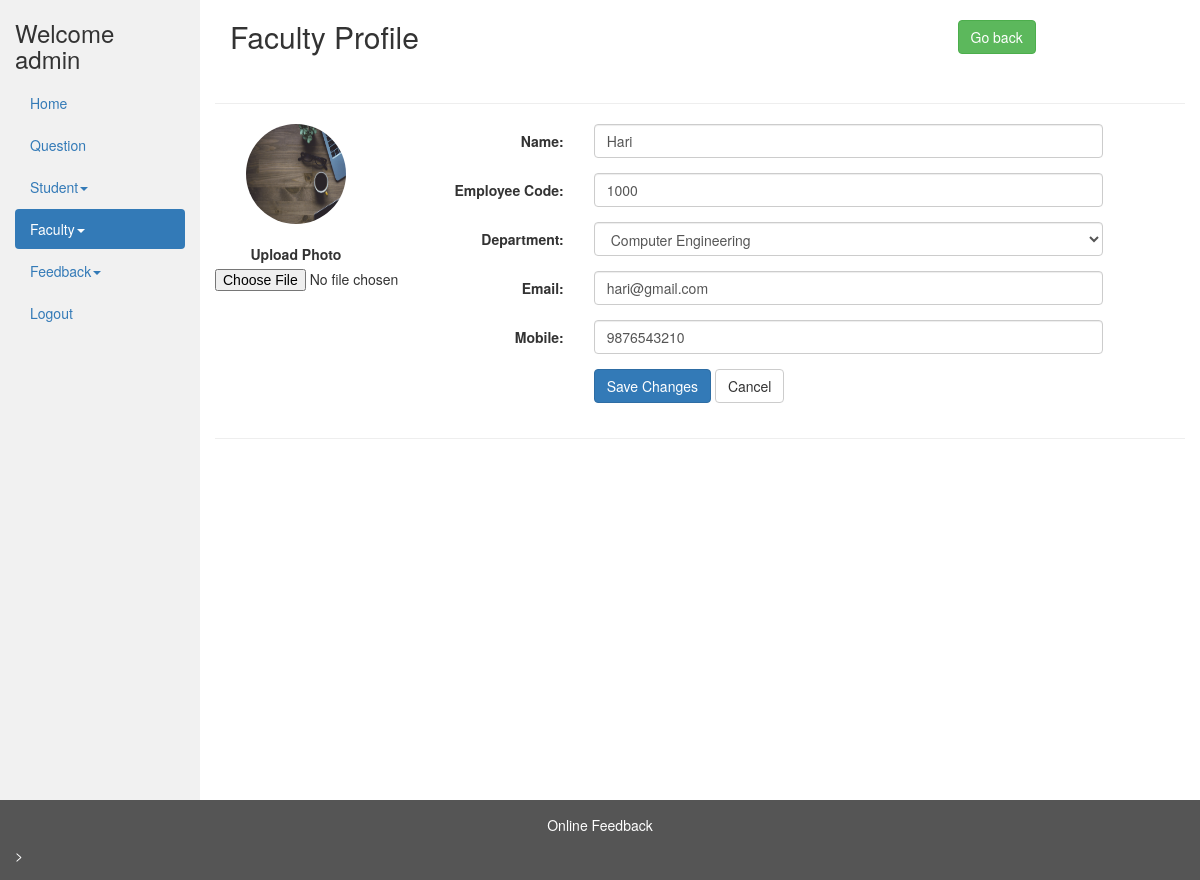
/admin/view_faculty_profile.php?faculty_id=1 (signed in), run on an earlier commit of the app's database.
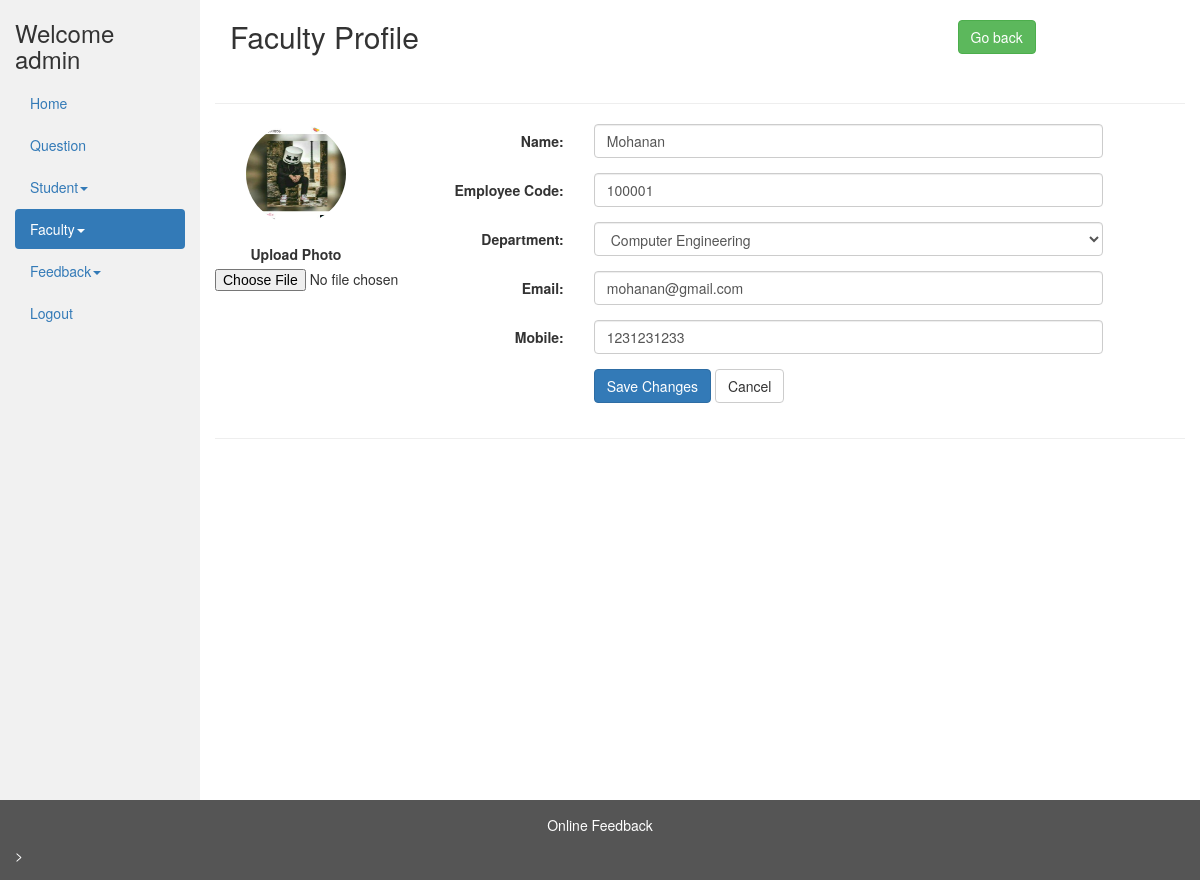
And on a later commit of the database.
### tables this page shows
CREATE TABLE IF NOT EXISTS `faculty` (
  `id` int(11) NOT NULL AUTO_INCREMENT,
  `name` varchar(30) NOT NULL,
  `emp_code` int(10) NOT NULL,
  `department_id` int(11) NOT NULL,
  `email` varchar(255) NOT NULL,
  `mobile` bigint(20) NOT NULL,
  `image` varchar(500) NOT NULL DEFAULT '../img/no_image.jpg',
  PRIMARY KEY (`id`),
  UNIQUE KEY `emp_code` (`emp_code`)
);

CREATE TABLE IF NOT EXISTS `department` (
  `id` int(11) NOT NULL,
  `name` varchar(250) NOT NULL,
  PRIMARY KEY (`id`)
);

### admin/view_faculty_profile.php (the view, shortened to what this page needs)
<?php
include_once '../database/dbconfig.php';
$faculty_id = $_GET['faculty_id'];
$sql = "SELECT * FROM `faculty` WHERE `id` = " . $faculty_id;
$result_query = mysqli_query($conn, $sql);
$row = mysqli_fetch_array($result_query);
$name = $row['name'];
$department_id = $row['department_id'];
$emp_code = $row['emp_code'];
$email = $row['email'];
$mobile = $row['mobile'];
$image = $row['image'];
?>
    <!DOCTYPE html>
    <html lang="en">
    <head>
        <link rel="stylesheet" href="../css/bootstrap-3.4.1.min.css">
    </head>
    <body>
        <div class="container-fluid">
            <div class="row content">
                <div class="col-sm-2 sidenav">
                    <h3>Welcome
                        <?php echo ($_SESSION['login_user']); ?>
                    </h3>
                    <ul class="nav nav-pills nav-stacked">
                        <li><a href="admin_dashboard.php">Home</a></li>
                        <li><a href="view_questions.php">Question</a></li>
                        <li>
                            <a href="#stud_sub-menu" data-toggle="collapse" data-parent="#main-menu">Student<span class="caret"></span></a>
                        </li>
                        <li class="active">
                            <a href="#fac_sub-menu" data-toggle="collapse" data-parent="#main-menu">Faculty<span class="caret"></span></a>
                        </li>
                        <li>
                            <a href="#feedsub-menu" data-toggle="collapse" data-parent="#main-menu">Feedback<span class="caret"></span></a>
                        </li>
                        <li><a href="../logout.php">Logout</a></li>
                    </ul><br>
                </div>
                <div class="col-sm-10">
                    <div class="container-fluid">
                        <div class="row">
                            <div class="col-md-9">
                                <h2>Faculty Profile</h2>
                            </div><br />
                            <div class="col-md-3">
                                <a href="view_faculty.php" class="btn btn-success">Go back</a>
                            </div>
                        </div>
                    </div>
                    <br />
                    <hr>
                    <div class="row">
                      <div class="container-fluid">
                        <form class="form-horizontal" method="post" action="faculty_profile_update.php?faculty_id=<?php echo $faculty_id; ?>" enctype="multipart/form-data">
                            <div class="col-md-2">
                                <div class="text-center">
                                    <img src=<?php echo $image ?> class="avatar img-circle" alt="avatar" style="height: 100px; width: 100px;">
                                    <br />
                                    <br />
                                    <div class="form-group">
                                        <label>Upload Photo</label>
                                        <input type="file" name="image">
                                    </div>
                                </div>
                            </div>
                            <div class="col-md-10 personal-info">
                                    <div class="form-group">
                                        <label class="col-lg-3 control-label">Name:</label>
                                        <div class="col-lg-8">
                                            <input name="name" class="form-control" required="required" type="text" value="<?php echo $name ?>">
                                        </div>
                                    </div>
                                    <div class="form-group">
                                        <label class="col-md-3 control-label">Employee Code:</label>
                                        <div class="col-md-8">
                                            <input name="emp_code" class="form-control" required="required" minlength="6" maxlength="6" type="text" onkeypress="return isNumber(event)" value="<?php echo $emp_code ?>">
                                        </div>
                                    </div>
                                    <div class="form-group">
                                        <label class="col-lg-3 control-label">Department:</label>
                                        <div class="col-lg-8">
                                            <select name="department_id" class="form-control" required="required">
                                            <?php
                                              $sql = "select * from department";
                                              $result = mysqli_query($conn, $sql);
                                              while ($row = mysqli_fetch_array($result)) {
                                            ?>
                                                  <option <?php if($department_id == $row['id']) echo "selected"; ?> value="<?php echo $row['id'] ?>"><?php echo $row['name'] ?> </option>
                                                  <?php
                                              }
                                              ?>
                                  </select>
                              </div>
                          </div>
                          <div class="form-group">
                              <label class="col-lg-3 control-label">Email:</label>
                              <div class="col-lg-8">
                                  <input name="email" class="form-control" required="required" type="email" value="<?php echo $email ?>">
                              </div>
                          </div>
                          <div class="form-group">
                              <label class="col-lg-3 control-label">Mobile:</label>
                              <div class="col-lg-8">
                                  <input name="mobile" class="form-control" required="required" type="text" maxlength="10" onkeypress="return isNumber(event)" value="<?php echo $mobile; ?>">
                              </div>
                          </div>
                          <div class="form-group">
                              <label class="col-md-3 control-label"></label>
                              <div class="col-md-8">
                                  <input type="submit" class="btn btn-primary" value="Save Changes">
                                  <input type="reset" class="btn btn-default" value="Cancel">
                              </div>
                          </div>
                        </form>
                        </div>
                    </div>
                </div>
                <hr>
            </div>
        </div>
        <footer class="container-fluid">
            <center>
                <p>Online Feedback</p>
            </center>>
        </footer>
    </body>
    </html>

### admin/view_faculty_profile.php (style rules this page uses)
.row.content { height: 800px }
.sidenav { background-color: #f1f1f1; height: 100%; }
footer { background-color: #555; color: white; padding: 15px; }

What changed in the data, as far as the page shows it:
changed faculty "Computer Engineering": image: a different picture; name "Hari" → "Mohanan"; emp_code "1000" → "100001"; email "hari@gmail.com" → "mohanan@gmail.com"; mobile "9876543210" → "1231231233"
